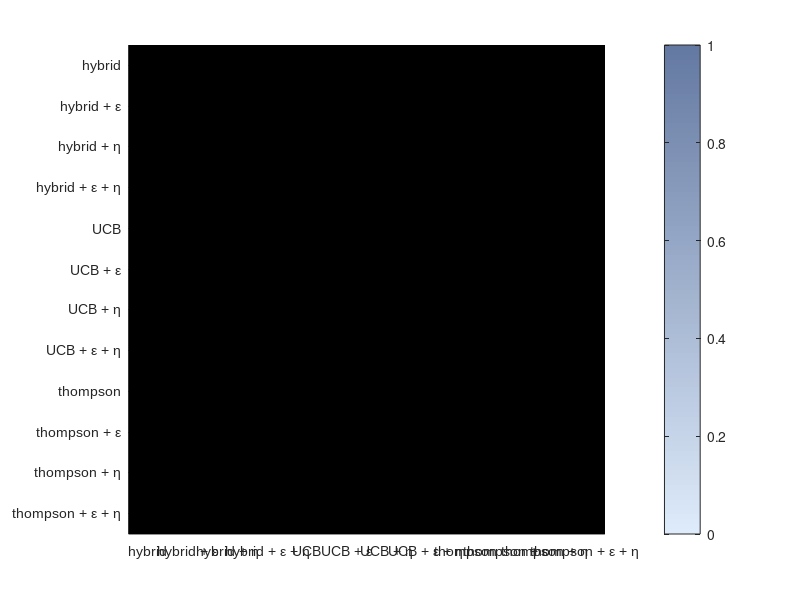

Here is the MATLAB script that generated this plot: (Note: this script raises an error after producing the figure.)


data_fol = '../../../../data/';
sim_fol=strcat(data_fol, 'sim_model_recov/');
n_sim = 100;
n_models = 12;

perc = nan(n_models,n_models);
mean_LL = nan(n_models,n_models);
std_LL = nan(n_models,n_models);


for mod=1:n_models

    file_LL = strcat(sim_fol,'mod',num2str(mod),'_normal/n_sim_',num2str(n_sim),'/results/all_LL_mat.mat');
    
    if exist(file_LL)

        occur = nan(1,n_models);
       
        tmp = load(file_LL);
        
        % find best models (lowest LL) for each sim
        [max_val, ind_max_val] = max(tmp.all_LL_mat');
        max_val = max_val';
        ind_max_val = ind_max_val';
        
        % count occurences of each model
        uv = unique(ind_max_val);
        n  = histc(ind_max_val,uv);
        occur(:,[uv]) = n; 
        
        % compute percentage
        perc(mod,:) = occur/n_sim;
       
        mean_LL(mod,:) = mean(tmp.all_LL_mat,1);
        
        [~, ind_min_val_mean] = nanmin(mean_LL');
        ind_min_val_mean = ind_min_val_mean';
        
    end

end


% Figure

figure('Color','w');
set(gcf,'Unit','centimeters','OuterPosition',[0 0 15 15]);
set(gca,'FontName','Arial','FontSize',10)
hold on;

legend_all{1}  = 'hybrid';
legend_all{2} = 'hybrid + \epsilon';
legend_all{3} = 'hybrid + \eta';
legend_all{4} = 'hybrid + \epsilon + \eta';

legend_all{5}  = 'UCB';
legend_all{6}  = 'UCB + \epsilon';
legend_all{7}  = 'UCB + \eta';
legend_all{8}  = 'UCB + \epsilon + \eta';

legend_all{9}  = 'thompson';
legend_all{10}  = 'thompson + \epsilon';
legend_all{11}  = 'thompson + \eta';
legend_all{12}  = 'thompson + \epsilon + \eta';

imagesc(perc);

n_mod = size(legend_all,2);

yticks([1:n_mod])
yticklabels({legend_all{1}, legend_all{2}, legend_all{3}, legend_all{4}, legend_all{5}, legend_all{6}, legend_all{7}, legend_all{8}, legend_all{9}, legend_all{10}, legend_all{11}, legend_all{12}})
ylim([0.5 n_mod+0.5])

xticks([1:n_mod])
xticklabels({legend_all{1}, legend_all{2}, legend_all{3}, legend_all{4}, legend_all{5}, legend_all{6}, legend_all{7}, legend_all{8}, legend_all{9}, legend_all{10}, legend_all{11}, legend_all{12}})
xtickangle(45)
xlim([0.5 n_mod+0.5])

a = get(gca,'XTickLabel');
set(gca,'XTickLabel',a,'fontsize',10, 'YDir', 'reverse')

inter = 100;

firstcol =[0.87058824300766 0.921568632125854 0.980392158031464];
secondcol = [0.39215686917305 0.474509805440903 0.635294139385223];

linspace_b_y_1 = [linspace(firstcol(1),secondcol(1),inter)]; 
linspace_b_y_2 = [linspace(firstcol(2),secondcol(2),inter)]; 
linspace_b_y_3 = [linspace(firstcol(3),secondcol(3),inter)]; 

mycolors = ([[linspace_b_y_1]', [linspace_b_y_2]', [linspace_b_y_3]']);

colormap(mycolors);

h = colorbar('Ticks',0:0.2:1); 
caxis([0 1])

title(h,'r','Interpreter','tex')

textStrings = num2str(perc(:), '%0.2f');       % Create strings from the matrix values
textStrings = strtrim(cellstr(textStrings));  % Remove any space padding
[x, y] = meshgrid(1:n_mod);  % Create x and y coordinates for the strings

% Upper diag
for i_=1:size(x,1)-1
    x(i_,i_+1:size(x,1)) = nan;
end

% Lower diag
for i_=1:size(x,1)-1
    x(i_+1,1:i_) = nan;
end

hStrings = text(x(:), y(:), textStrings(:),'HorizontalAlignment', 'center');
midValue = mean(get(gca, 'CLim'));  % Get the middle value of the color range

t=title('LL model recovery (N_{sim}=100)','FontSize', 18, 'FontName','Arial', 'Fontweight','normal');

ylabel('Simulated model','FontName','Arial','Fontweight','bold','FontSize',12);
xlabel('Recovered model','FontName','Arial','Fontweight','bold','FontSize',12);

% Export
addpath('../../../../export_fig')
export_fig(['./fig/Fig_model_recov_LL.tif'],'-nocrop','-r200')
